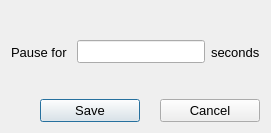
<?xml version="1.0" encoding="UTF-8"?>
<ui version="4.0">
 <class>PauseActionEditDialog</class>
 <widget class="QDialog" name="PauseActionEditDialog">
  <property name="geometry">
   <rect>
    <x>0</x>
    <y>0</y>
    <width>271</width>
    <height>133</height>
   </rect>
  </property>
  <property name="font">
   <font>
    <pointsize>10</pointsize>
   </font>
  </property>
  <property name="windowTitle">
   <string>Pause Action Edit Dialog</string>
  </property>
  <layout class="QGridLayout" name="gridLayout">
   <item row="0" column="0">
    <layout class="QHBoxLayout" name="horizontalLayout">
     <item>
      <widget class="QLabel" name="label">
       <property name="text">
        <string>Pause for </string>
       </property>
      </widget>
     </item>
     <item>
      <widget class="QLineEdit" name="secondEdit"/>
     </item>
     <item>
      <widget class="QLabel" name="label_2">
       <property name="text">
        <string>seconds</string>
       </property>
      </widget>
     </item>
    </layout>
   </item>
   <item row="1" column="0">
    <layout class="QHBoxLayout" name="horizontalLayout_2">
     <property name="spacing">
      <number>20</number>
     </property>
     <item>
      <spacer name="horizontalSpacer">
       <property name="orientation">
        <enum>Qt::Horizontal</enum>
       </property>
       <property name="sizeHint" stdset="0">
        <size>
         <width>40</width>
         <height>20</height>
        </size>
       </property>
      </spacer>
     </item>
     <item>
      <widget class="QPushButton" name="ok">
       <property name="minimumSize">
        <size>
         <width>100</width>
         <height>0</height>
        </size>
       </property>
       <property name="text">
        <string>Save</string>
       </property>
      </widget>
     </item>
     <item>
      <widget class="QPushButton" name="cancel">
       <property name="minimumSize">
        <size>
         <width>100</width>
         <height>0</height>
        </size>
       </property>
       <property name="text">
        <string>Cancel</string>
       </property>
      </widget>
     </item>
    </layout>
   </item>
  </layout>
 </widget>
 <resources/>
 <connections/>
</ui>
